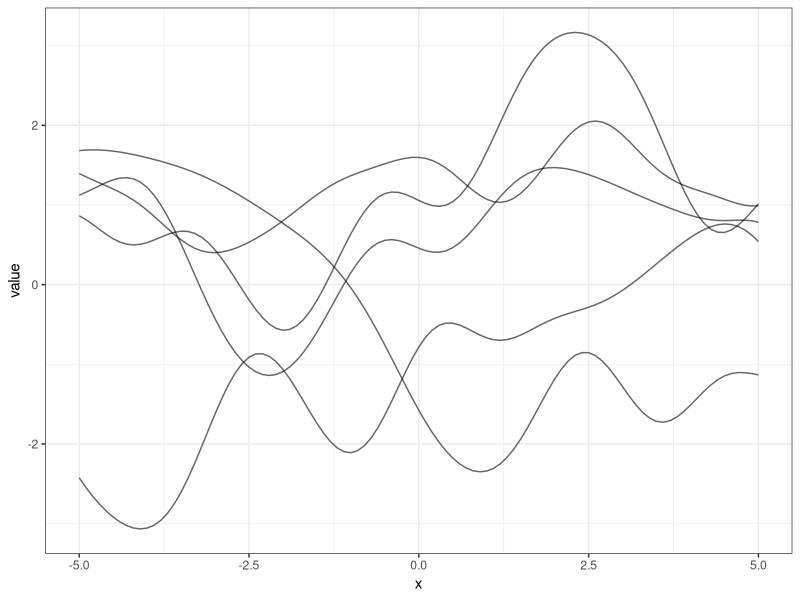
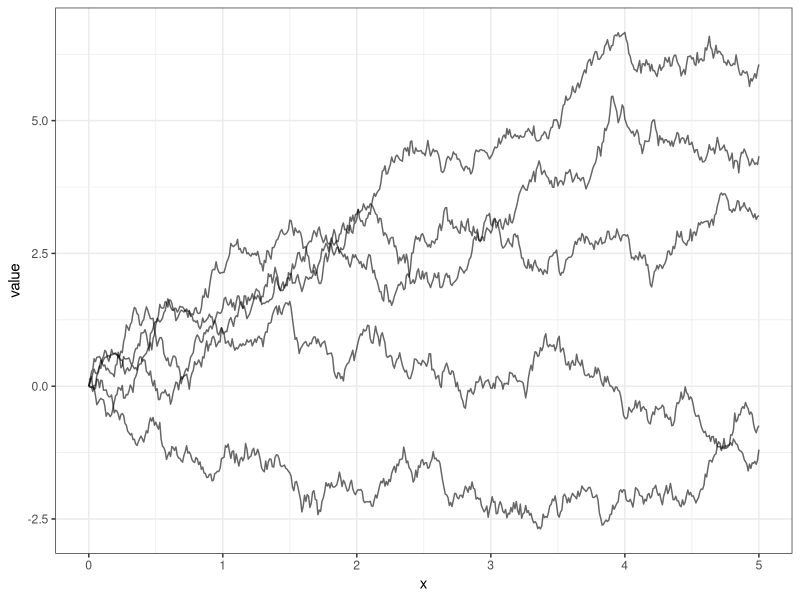
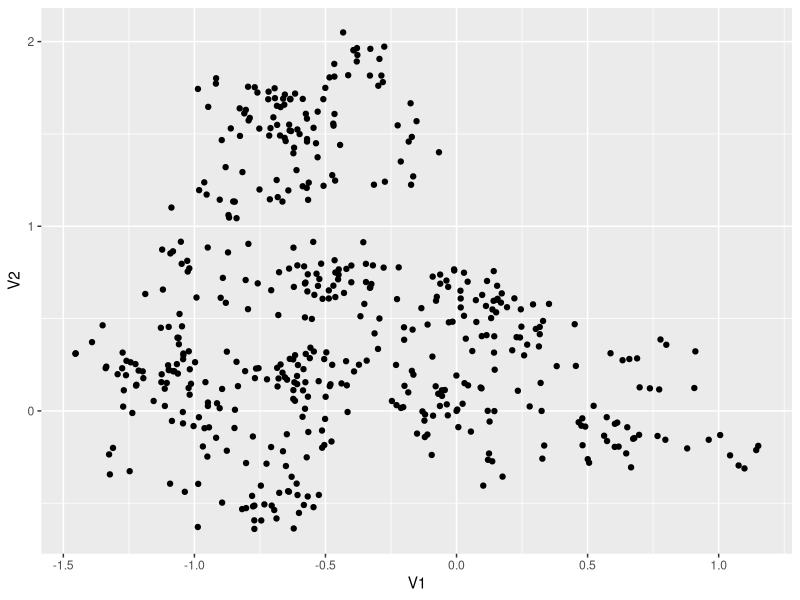
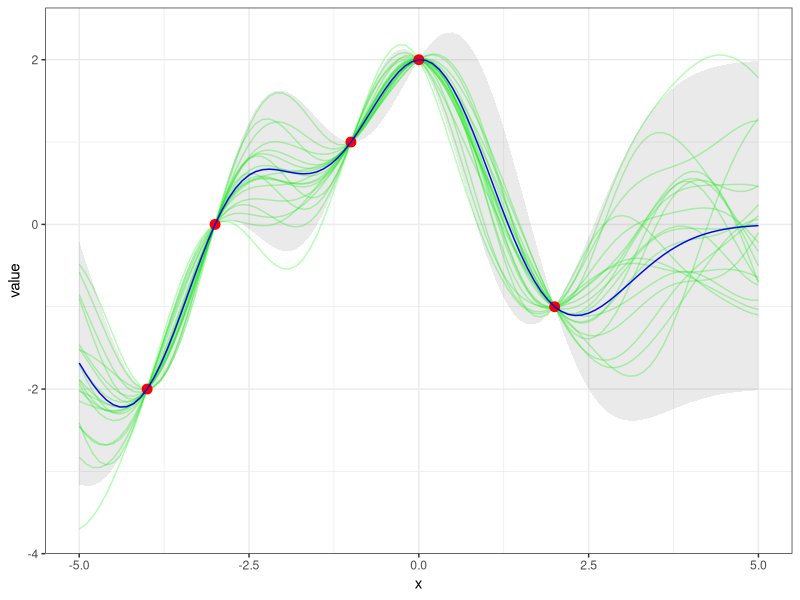
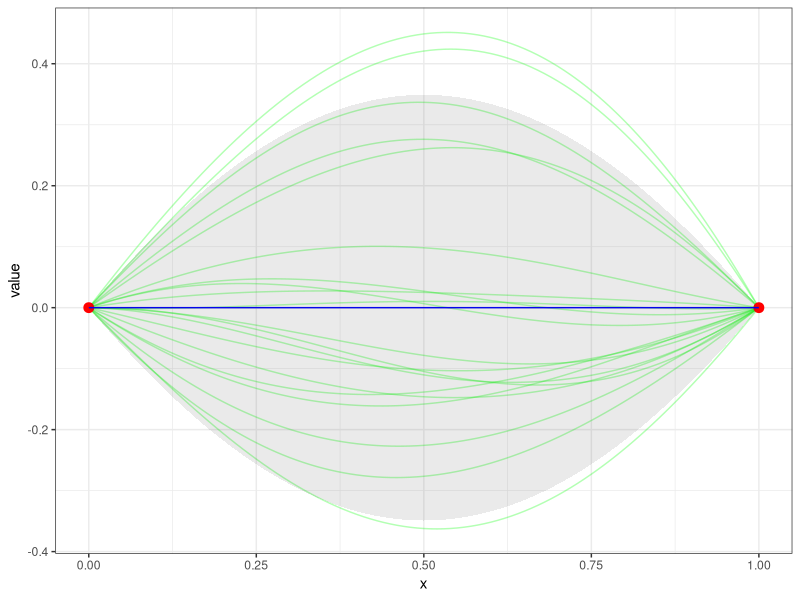
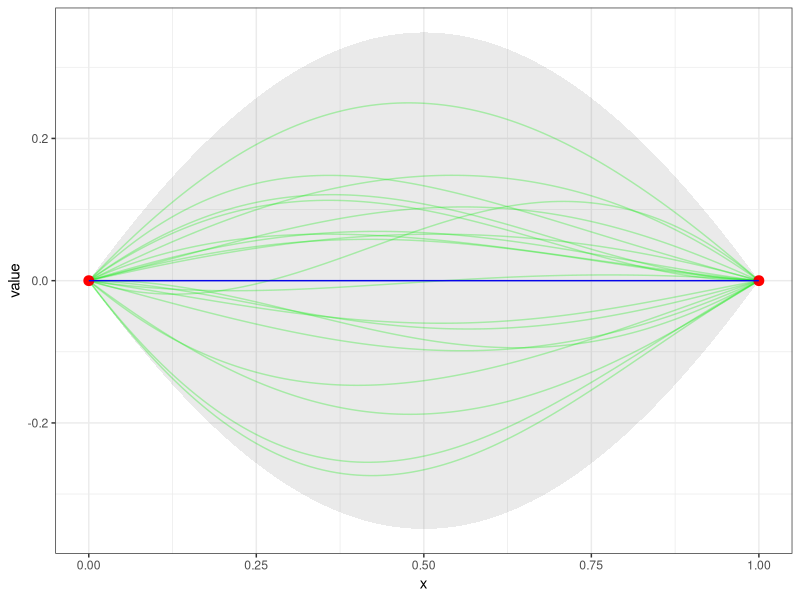
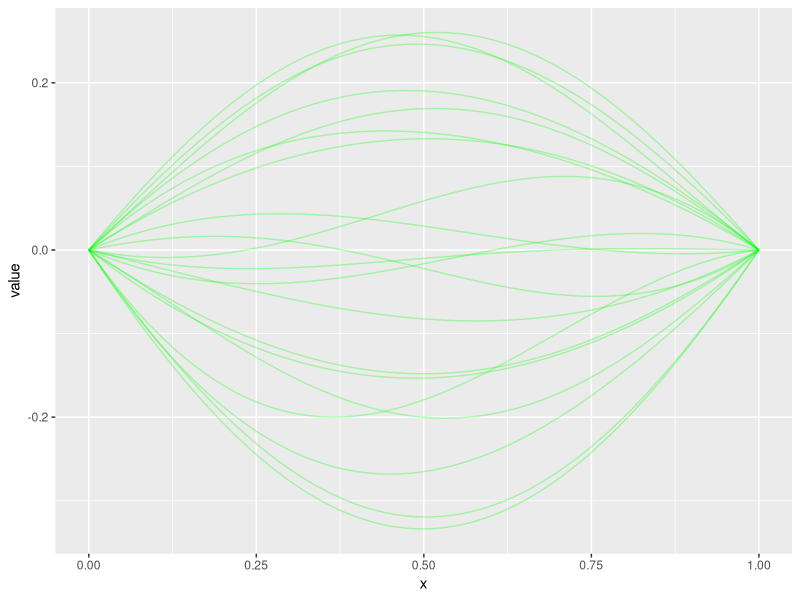

The R script that drew these images, in order: (Note: this script raises an error after producing the figures.)
## ---- chunk 1
require(knitr)
require(MASS)

require(data.table)
require(reshape2)

require(ggplot2)
## ---- chunk 2

squared.exp <- function(x,y,l=1) {
  exp(-0.5* (norm(x-y, type="2")/l)^2)
}

Sigma <- function(x1, x2, cov.fun=squared.exp) {
  n1 <- length(x1)
  n2 <- length(x2)
  S <- matrix(rep(0, n1*n2), nrow=n1)
  for (i in 1:n1) {
    for (j in 1:n2) {
      S[i,j] <- cov.fun(x1[i],x2[j]) }}
  S
}

melted.simulations <- function(x.star, sim.number, ms, S) {
  sims <- cbind(data.table(x=x.star), t(mvrnorm(sim.number, ms, S)))
  melt(sims, id=1)
}

gg.simulations <- function(melted.sims) {
  ggplot() +
      geom_line(data = melted.sims, aes(x=x,y=value,
                    group=factor(variable)), alpha=.6) +
          theme_bw()
}


x.star <- seq(-5,5,0.1)
sim.number <- 5
S <- Sigma(x.star,x.star)
msims <- melted.simulations(x.star, sim.number,
                            rep(0, length(x.star)), S)
gg.simulations(msims)
## ---- chunk 3
brow <- function(x1,x2) {
  min(x1,x2)
}

x.star <- seq(0,5,0.01)
S <- Sigma(x.star,x.star, brow)
ms <- rep(0, length(x.star))
msims <- melted.simulations(x.star, sim.number, ms, S)
gg.simulations(msims)

bm <- data.table(t(mvrnorm(2, rep(0, length(x.star)), S)))
ggplot(bm, aes(V1,V2))+geom_point()
## ---- chunk 4

y.predict <- function(x, y, x.star, cov.fun) {
  K <- Sigma(x,x)
  K.star <- Sigma(x.star, x)
  K.star %*% solve(K) %*% y
}

cov.predict <- function(x, y, x.star, cov.fun) {
  K <- Sigma(x,x)
  K.star <- Sigma(x.star, x)
  K.star.star <- Sigma(x.star, x.star)
  K.star.star - K.star %*% solve(K) %*% t(K.star)
}

gg.simulations2 <- function(x, y, x.star, cov.fun, sim.number) {
  observations <- data.table(x, y)
  y.star.bar <- y.predict(x, y, x.star, cov.fun)[,1]
  predictors <- data.table(x=x.star, y=y.star.bar)
  S <- cov.predict(x, y, x.star, cov.fun)
  ms <- y.star.bar
  msims <- melted.simulations(x.star, sim.number, ms, S)

  print(diag(S))
  d <- abs(diag(S))
  predictors$sigma <- sqrt(d)
  
  ggplot() +
      geom_line(data = msims, aes(x=x, y=value,
                    group=factor(variable)), alpha=.3, colour="green") +
          geom_point(data=observations,
                     aes(x,y), size=3, colour="red")+
              geom_line(data=predictors, aes(x, y), colour='blue') +
                  geom_ribbon(data=predictors,
                              aes(x, ymax=y+2*sigma,
                                  ymin=y-2*sigma), alpha=0.1)+
                      theme_bw()
}                 

x <- c(-4,-3,-1,0,2)
y <- c(-2,0, 1, 2, -1)
x.star <- seq(-5,5,0.1)
sim.number <- 20
cov.fun <- squared.exp;



gg.simulations2(x, y, x.star, cov.fun, sim.number)


## ---- chunk 5
x <- c(0,1)
y <- c(0,0)
x.star <- seq(0,1,0.01)
sim.number <- 20
cov.fun <- brow;
gg.simulations2(x, y, x.star, cov.fun, sim.number)

observations <- data.table(x=x, y=y)
y.star.bar <- y.predict(x, y, x.star, cov.fun)

gg.simulations2(x, y, x.star, cov.fun, sim.number)

  observations <- data.table(x=x, y=y)
  y.star.bar <- y.predict(x, y, x.star, cov.fun)
  predictors <- data.table(x=x.star, y=y.star.bar)
  S <- cov.predict(x, y, x.star, cov.fun)
  d <- abs(diag(S))
  ms <- y.star.bar
  msims <- melted.simulations(x.star, sim.number, ms, S)
  
  ggplot() +
      geom_line(data = msims, aes(x=x,y=value,
                    group=factor(variable)), alpha=.3, colour="green") 
          geom_point(data=observations,
                     aes(x,y), size=3, colour="red")
              geom_line(data=predictors, aes(x, y), colour='blue') +
                  geom_ribbon(aes(x.star, ymax=y.star.bar+2*sqrt(d),
                                  ymin=y.star.bar-2*sqrt(d)), alpha=0.1)
